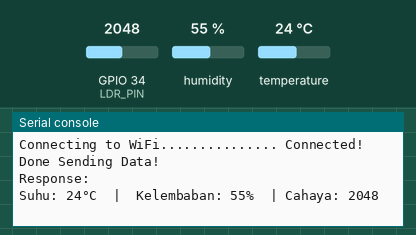
This program was run on a simulated ESP32 board running MicroPython. Shown: the last lines printed to the serial console. The test bench sets the inputs (shaded band); at power-on: humidity 55 %, GPIO 34 (LDR_PIN) = 2048, temperature 24 °C (analog values on the 0–4095 scale). WiFi joins after 1.5 s; web requests get an empty 200 reply after 0.4 s.

Above: at 2.7 s.
2.8 s: humidity set to 22 %
At 4.0 s:
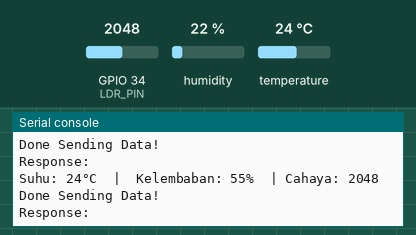
5.3 s: GPIO 34 (LDR_PIN) set to 2866
At 6.8 s:
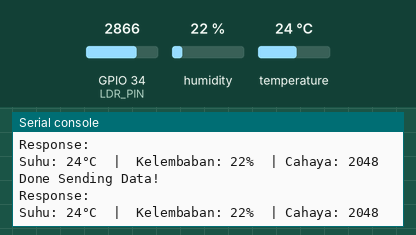
7.8 s: temperature set to 12 °C
At 8.9 s:
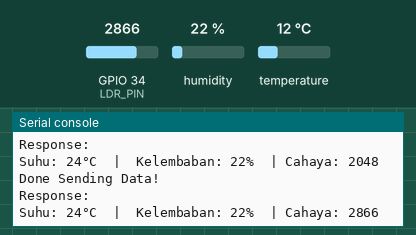
10.3 s: GPIO 34 (LDR_PIN) set to 3603
At 12.2 s:
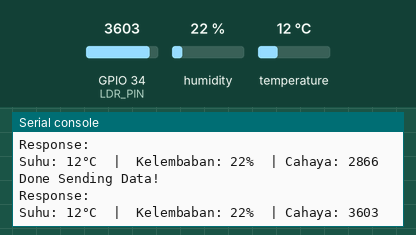
12.8 s: humidity set to 40 %
At 15.5 s:
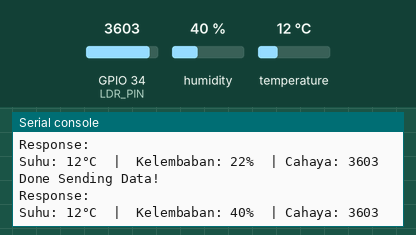
Timing chart, 0 to 16.3 s (numbered marks = the images above; inputs shaded):
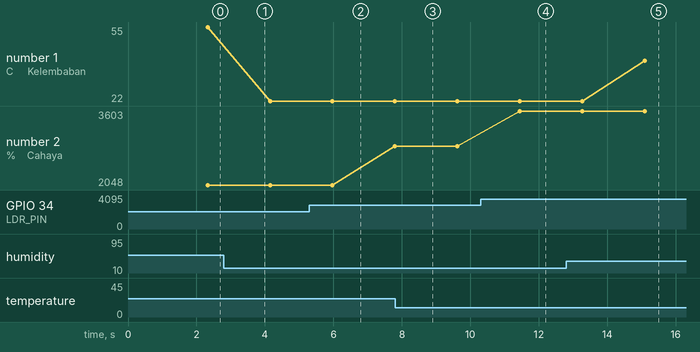

The program:

first_setting.py
```python
from machine import Pin, ADC
import ujson
import json
import network
import dht
import time
import urequests as requests

DEVICE_ID = "esp32"
WIFI_SSID = "bukan gp"
WIFI_PASS = "tebakajapasswordnya"
TOKEN = "BBUS-fgIorFaOy7n5MXOaI70LrWcO6lLPAZ"
DHT_PIN = Pin(15, Pin.IN)  # Fix deklarasi pin
LDR_PIN = Pin(34)
dht_sensor = dht.DHT11(DHT_PIN)
# WIFI Connection
def connect_to_wifi():
    print("Connecting to WiFi", end="")
    wifi_client = network.WLAN(network.STA_IF)
    wifi_client.active(True)
    wifi_client.connect(WIFI_SSID, WIFI_PASS)
    while not wifi_client.isconnected():
        print(".", end="")
        time.sleep(0.1)
    print(" Connected!")

def send_data_ubidots(temperature, humidity, light):
    url = "http://industrial.api.ubidots.com/api/v1.6/devices/" + DEVICE_ID
    headers = {"Content-Type": "application/json", "X-Auth-Token": TOKEN}
    data = {
        "temp": temperature,
        "humidity": humidity,
        "light": light
    }
    response = requests.post(url, json=data, headers=headers)
    print("Done Sending Data!")
    print("Response:", response.text)
    response.close()

def send_data_flask(temperature, humidity, light):
    API_URL = "http://192.168.0.100:7000/api/sensor"  # IP DISESUAIKAN DENGAN SERVER FLASK/DEVICE LAPTOP DALAM JARINGAN
    data = {
        "temp": temperature,
        "humidity": humidity,
        "light": light,
    }
    response = requests.post(API_URL, json=data)
    response.close()

connect_to_wifi()

ldr = ADC(LDR_PIN)
ldr.atten(ADC.ATTN_11DB)

while True:
    try:
        dht_sensor.measure()  # Membaca data sensor
        temperature = dht_sensor.temperature()  # Suhu dalam °C
        humidity = dht_sensor.humidity()  # Kelembaban dalam %
        ldr_value = ldr.read()
        send_data_ubidots(temperature, humidity, ldr_value)
        send_data_flask(temperature, humidity, ldr_value)
        print(f"Suhu: {temperature}°C  |  Kelembaban: {humidity}%  | Cahaya: {ldr_value}")
    except OSError as e:
        print("Error membaca sensor DHT11:", e)

    time.sleep(1)  # Tunggu minimal 2 detik sebelum membaca ulang
```

Measured:
- after the input at 10.3 s, the serial console: prints a new line after 1.1 s (image 4)
- after the input at 12.8 s, the serial console: prints a new line after 2.3 s (image 5)
- plotted number 1: 55 → 22 after the input at 2.8 s, 22 → 40 after the input at 12.8 s
- plotted number 2: 2048 → 2866 after the input at 5.3 s, 2866 → 3603 after the input at 10.3 s
